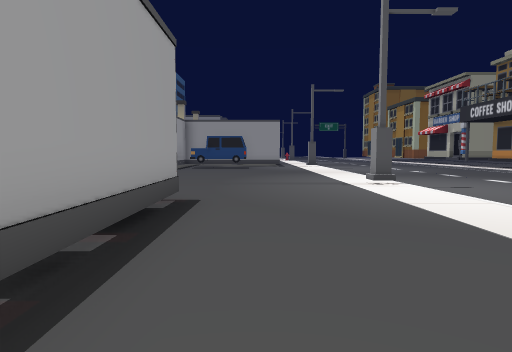
view 1 (above)

20 first-person views from a walk through a Unity game level. The camera is 1.5 m above the floor, tilts 4° down and sees 75° across. Doors are open. The floor is counted in squares, 2 m on a side. Each view is taken from the middle of a square. On the plan, view 1 faces up. The plan holds only what a view shows up to about 11 squares ahead; the rest is blank. The place goes on beyond the plan. The player is left out. Some surface patterns are stand-ins.

view 2
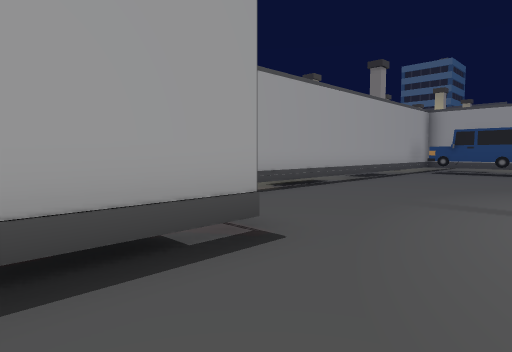

view 3
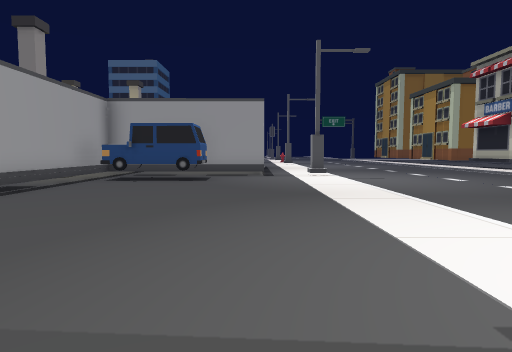

view 4
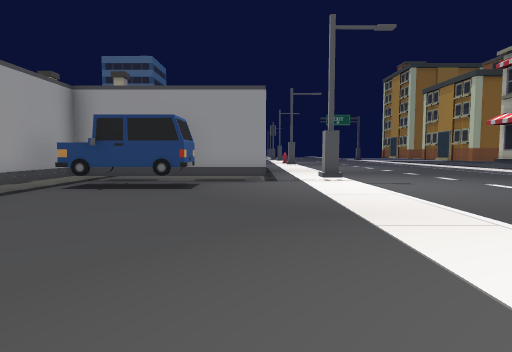

view 5
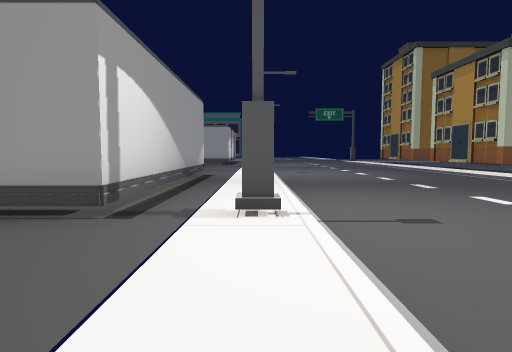

view 6
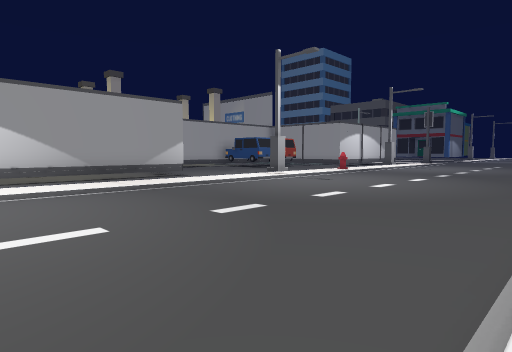

view 7
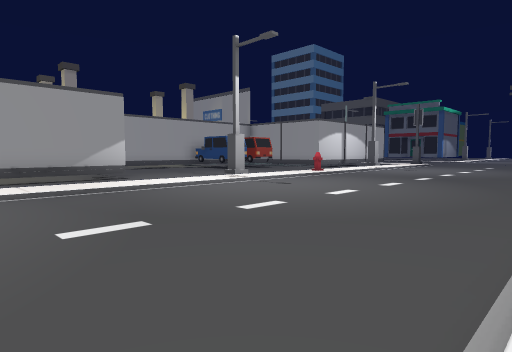

view 8
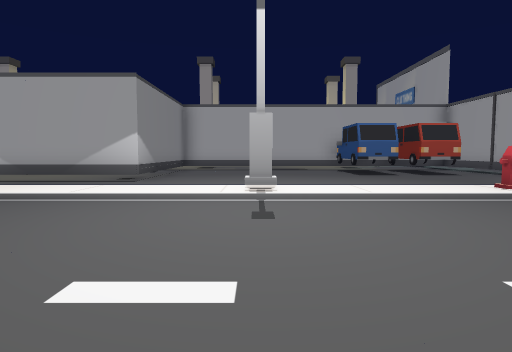

view 9
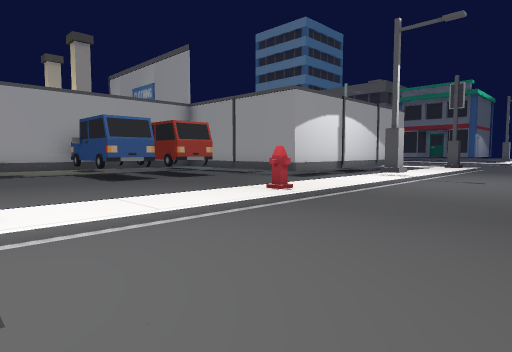

view 10
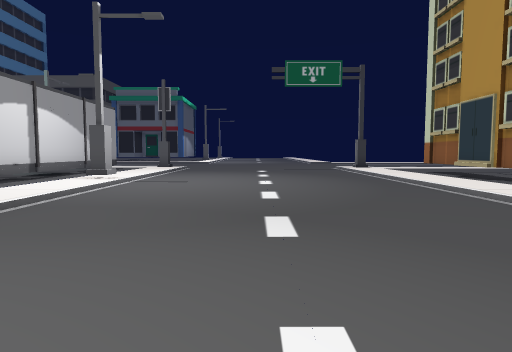

view 11
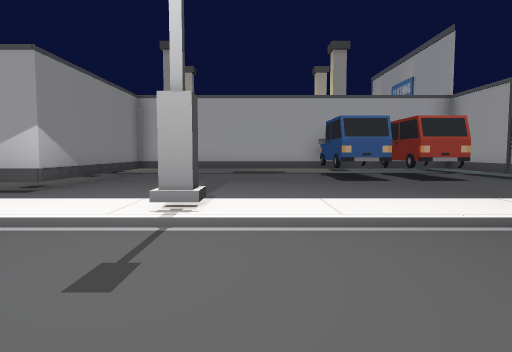

view 12
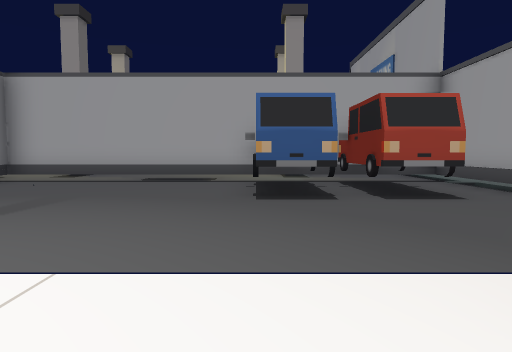

view 13
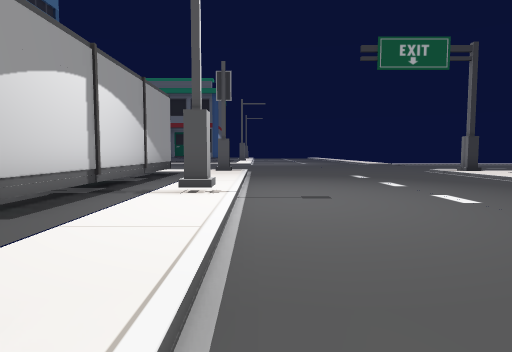

view 14
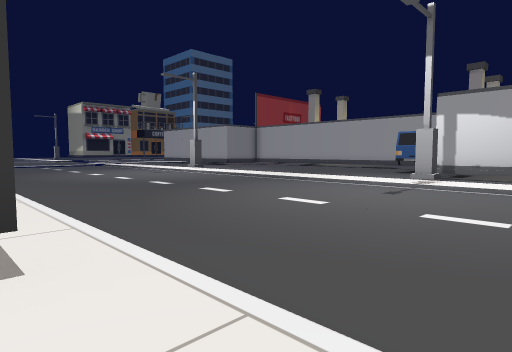

view 15
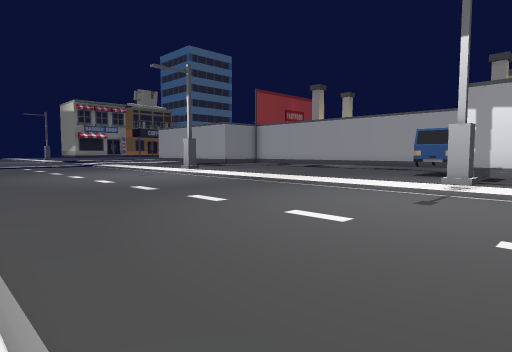

view 16
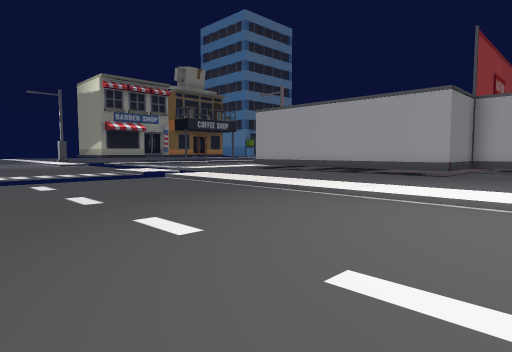

view 17
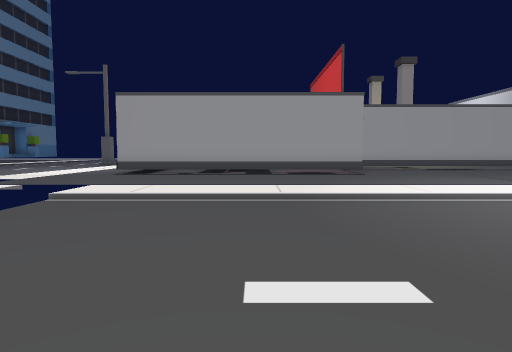

view 18
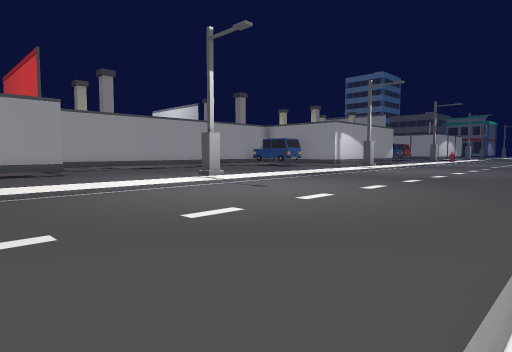

view 19
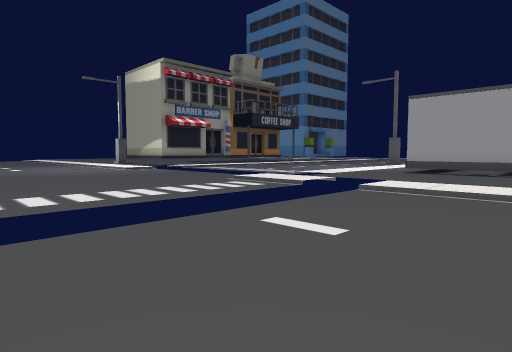

view 20
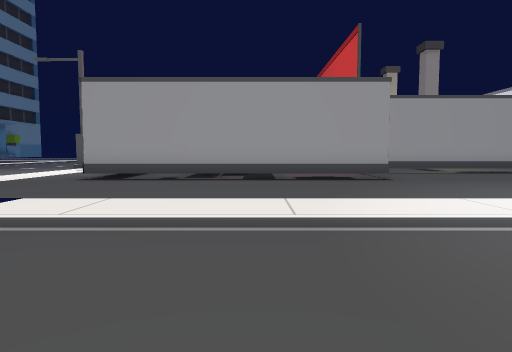

### Floor plan
Key: @ floor where view 1 was taken; # wall or solid block; . main floor; : floor 0.25 m higher than the main floor; + floor 0.75 m higher than the main floor; / step, stairs or slope; C car; B building; O other object.
Columns run from 4 left of view 1 to 13 right of it. Each row starts with its distance up from view 1.
 40      #::......./::
 39      #::......./:#
 38      #:#......./:B
 37      #::......./::
 36       ::......./:
 35 ######::......./:
 34 #C C::::......./
 33 #CCC:::O.......
 32 #C C::::.......
 31 #CCC::::.......
 30 #:::::::.......
 29  :::::::.......
 28 #::::::#.......
 27 #:::::::.......
 26 #:::::::.......
 25 ##### ::......./
 24      #::......./
 23      #::......./
 22      #::......./
 21      #::......./:
 20      #::......./:
 19      #::......./#
 18 ######:#......./:
 17 #  C::::......./:
 16 #CCC::::......./
 15 #:::::::......./
 14  :::::::......./
 13 #:::::::......./
 12 #:::::::......./
 11 #:::::::.......
 10 #:::::::.......
  9 #:::::::.......
  8 #::::::#.......
  7 #:::::::.......
  6 #:::::::......./
  5 ####::::......./
  4  ++#::::......./
  3    #::::......./
  2    #::::......./
  1    #::::.......
  0    #@:::.......
 -1    #::::.......
 -2    #:::
 -3  :::::::......
 -4 :::::  :......
 -5 :::::  :......
 -6        .......
 -7         ......
 -8          .....
 -9           ...

Positions as (right, up) in squares from view 1, and headings:
1: (0, 0), facing up
2: (1, 3), facing up-left
3: (1, 7), facing up
4: (1, 9), facing up
5: (3, 14), facing up
6: (11, 19), facing up-left
7: (11, 21), facing up-left
8: (9, 28), facing left
9: (7, 28), facing up-left
10: (7, 29), facing up
11: (7, 29), facing left
12: (4, 31), facing left
13: (4, 32), facing up
14: (12, 21), facing down-left
15: (11, 20), facing down-left
16: (9, 8), facing down-left
17: (9, 2), facing left
18: (11, 2), facing up-left
19: (10, 2), facing down-left
20: (7, 2), facing left
